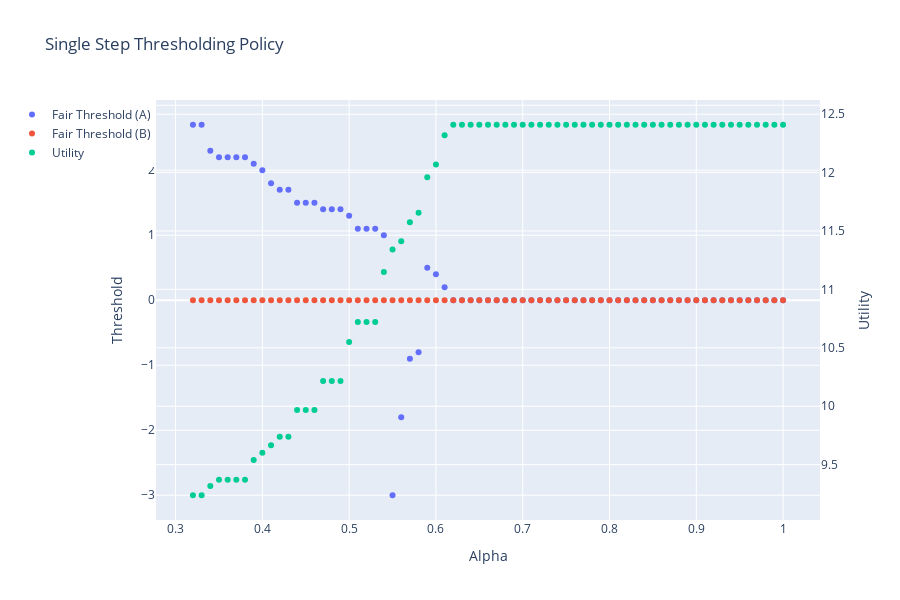

The notebook cell this image was saved under:
### Code cell
def plot_graphs():
    
    # Traces
    thresholds_A = go.Scatter(x=x_alphas, y=y_thresh_A, mode='markers', name="Fair Threshold (A)")
    thresholds_B = go.Scatter(x=x_alphas, y=y_thresh_B, mode='markers', name="Fair Threshold (B)") 
    utilities = go.Scatter(x=x_alphas, y=y_util, mode='markers', name='Utility', yaxis='y2')

    # Create figure
    fig = go.Figure(data=[thresholds_A, thresholds_B, utilities])

    # Add toggle buttons
    fig.update_layout(
        height = 600,
        title='Single Step Thresholding Policy',
        xaxis=dict(title="Alpha"),
        yaxis=dict(title="Threshold"),
        yaxis2=dict(
            title="Utility",
            overlaying="y",
            side="right"
        ),
        legend=dict(
            x=0,          # Right edge of the plotting area
            #y=1,          # Top of the plotting area
            xanchor='right',   # Legend's left edge aligns at x=1
            yanchor='top'     # Legend's top edge aligns at y=1
        ),
        showlegend=True,
    )

    fig.show()
plot_graphs()
